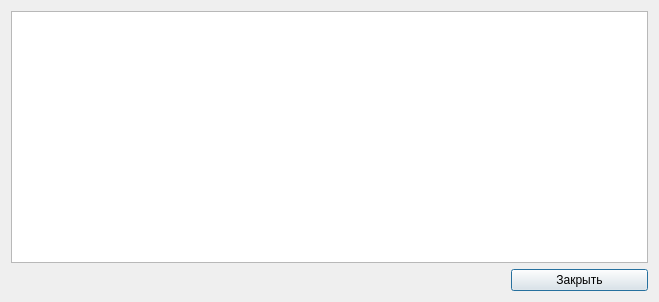
<?xml version="1.0" encoding="UTF-8"?>
<ui version="4.0">
 <class>get_logs_dialog</class>
 <widget class="QDialog" name="get_logs_dialog">
  <property name="windowModality">
   <enum>Qt::ApplicationModal</enum>
  </property>
  <property name="enabled">
   <bool>true</bool>
  </property>
  <property name="geometry">
   <rect>
    <x>0</x>
    <y>0</y>
    <width>659</width>
    <height>302</height>
   </rect>
  </property>
  <property name="windowTitle">
   <string>Dialog</string>
  </property>
  <layout class="QVBoxLayout" name="verticalLayout" stretch="1,0">
   <item>
    <widget class="QTableWidget" name="tableWidget"/>
   </item>
   <item>
    <layout class="QHBoxLayout" name="horizontalLayout">
     <property name="spacing">
      <number>7</number>
     </property>
     <property name="sizeConstraint">
      <enum>QLayout::SetDefaultConstraint</enum>
     </property>
     <property name="leftMargin">
      <number>500</number>
     </property>
     <item>
      <widget class="QPushButton" name="cancel_button">
       <property name="sizePolicy">
        <sizepolicy hsizetype="Preferred" vsizetype="Fixed">
         <horstretch>0</horstretch>
         <verstretch>0</verstretch>
        </sizepolicy>
       </property>
       <property name="text">
        <string>Закрыть</string>
       </property>
      </widget>
     </item>
    </layout>
   </item>
  </layout>
 </widget>
 <resources/>
 <connections>
  <connection>
   <sender>cancel_button</sender>
   <signal>clicked()</signal>
   <receiver>get_logs_dialog</receiver>
   <slot>reject()</slot>
   <hints>
    <hint type="sourcelabel">
     <x>578</x>
     <y>275</y>
    </hint>
    <hint type="destinationlabel">
     <x>329</x>
     <y>150</y>
    </hint>
   </hints>
  </connection>
 </connections>
</ui>
